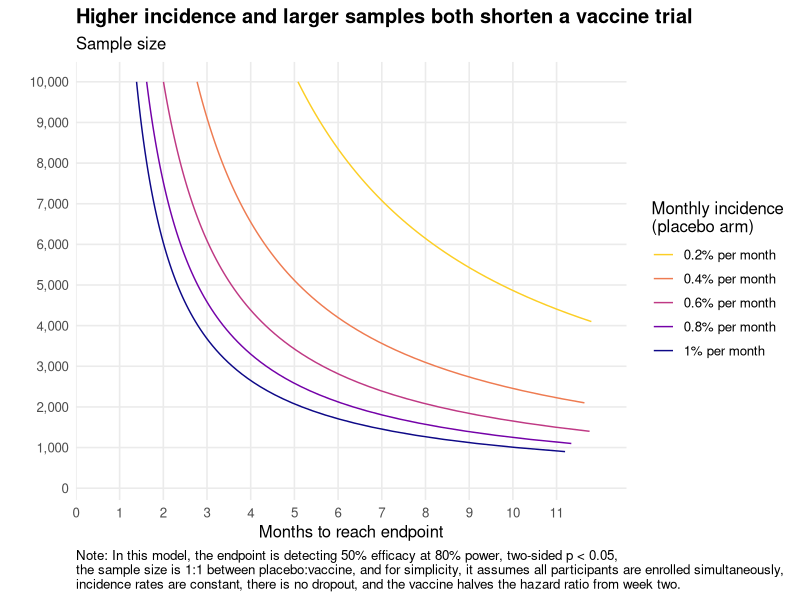
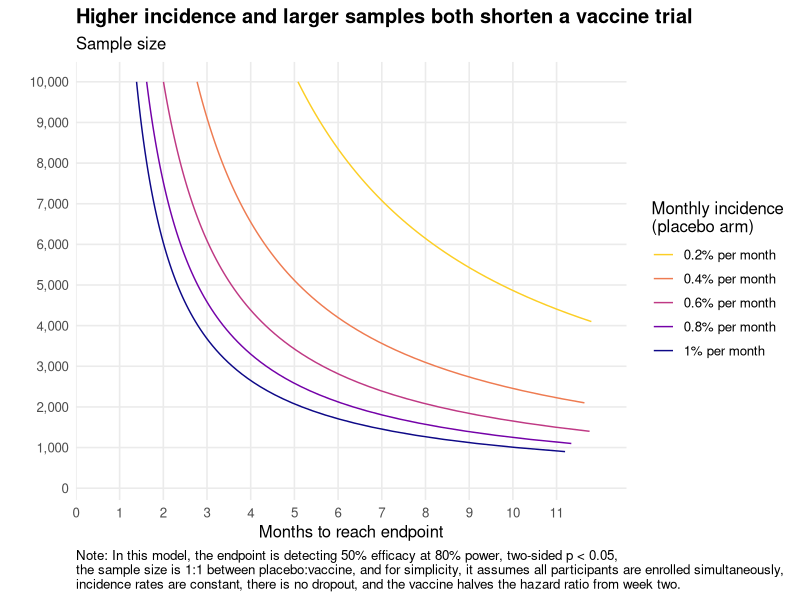

The R source for these figures, in order:
# ---------------------------------------------------------------
# Plain-language summary
# ---------------------------------------------------------------
# This model estimates how long a vaccine trial needs to run to reach
# an endpoint of detecting a vaccine efficacy of 50%, under different
# scenarios: 1) where the sample size is changed, and 2) where the
# disease incidence rate is changed.
#
# For simplicity, the model assumes all participants are enrolled
# simultaneously, the chosen incidence rate is constant over time,
# there is no dropout, and the vaccine takes effect from week two.
# It shows how long it would take to detect 50% efficacy at a power
# of 0.8 with a two-sided p-value of 0.05.
#
# It first calculates the number of cases required to distinguish 50%
# efficacy from the null hypothesis, using a one-proportion test (a
# normal approximation to the binomial, commonly used in vaccine
# trials for efficacy estimates) on the share of cases that
# fall in the vaccine arm: 0.5 under the null and 1/3 under 50%
# efficacy. It then estimates the time to accrue those cases using an
# exponential time-to-infection model with a constant monthly hazard.
#
# I used Claude to write this code before checking through the steps.
# ---------------------------------------------------------------

library(tidyverse)
library(scales)

# ---------------------------------------------------------------
# Design parameters
# ---------------------------------------------------------------
ve_target   <- 0.50          # vaccine efficacy we want to detect
rr          <- 1 - ve_target # relative risk in vaccine arm = 0.5
alpha       <- 0.05          # two-sided significance level
power       <- 0.80          # 1 - beta
alloc       <- 0.50          # fraction allocated to the vaccine arm (1:1)

# Efficacy does not start on day one; immunity takes time to develop.
# Until onset, both arms run at the same hazard and those cases carry
# no efficacy signal, so they are excluded from the endpoint count
# (this mirrors how the covid trials handled early post-dose cases).
onset_weeks    <- 2
days_per_month <- 365.25 / 12
onset_months   <- onset_weeks * 7 / days_per_month   # ~0.46 months

# ---------------------------------------------------------------
# Required number of cases (events)
# Among cases accrued under the efficacy regime, the share landing in
# the vaccine arm is 0.5 under the null and rr / (1 + rr) = 1/3 under
# 50% efficacy. We size to separate those two proportions.
# ---------------------------------------------------------------
p0 <- 0.5
p1 <- rr / (1 + rr)

z_a <- qnorm(1 - alpha / 2)
z_b <- qnorm(power)

required_events <- ceiling(
  (z_a * sqrt(p0 * (1 - p0)) + z_b * sqrt(p1 * (1 - p1)))^2 / (p0 - p1)^2
)
# required_events = 69

# ---------------------------------------------------------------
# Time (months) until the required number of *post-onset* cases accrue.
#
# Both arms run at hazard lambda over [0, onset]; after onset the
# vaccine arm hazard drops to lambda * rr. Counting cases from onset:
#
#   placebo post-onset = N(1-alloc) * [exp(-lambda*onset) - exp(-lambda*t)]
#   vaccine post-onset = N(alloc)   * exp(-lambda*onset)
#                                   * [1 - exp(-lambda*rr*(t-onset))]
#
# Solved numerically for total post-onset cases = target. Returns NA if
# the target cannot be reached (post-onset cases asymptote to
# N * exp(-lambda*onset), since some are infected during the wait).
# ---------------------------------------------------------------
time_to_events <- function(N, lambda, target, rr, onset, alloc = 0.5) {
  cap <- N * exp(-lambda * onset)              # max reachable post-onset cases
  if (target >= cap) return(NA_real_)
  post_onset_cases <- function(t) {
    placebo <- N * (1 - alloc) * (exp(-lambda * onset) - exp(-lambda * t))
    vaccine <- N * alloc * exp(-lambda * onset) *
      (1 - exp(-lambda * rr * (t - onset)))
    placebo + vaccine
  }
  uniroot(function(t) post_onset_cases(t) - target,
          interval = c(onset + 1e-6, 1e6))$root
}

# ---------------------------------------------------------------
# Build the grid: smooth curve over sample size, one line per incidence
# ---------------------------------------------------------------
incidence  <- c(0.002, 0.004, 0.006, 0.008, 0.01)
size_grid  <- seq(200, 10000, by = 100)

df <- expand_grid(N = size_grid, lambda = incidence) |>
  mutate(
    months = pmap_dbl(
      list(N, lambda),
      \(N, lambda) time_to_events(N, lambda, required_events, rr, onset_months)
    ),
    incidence_lab = factor(
      lambda * 100,
      levels = c(0.2, 0.4, 0.6, 0.8, 1),
      labels = paste0(c(0.2, 0.4, 0.6, 0.8, 1), "% per month")
    )
  )


# ---------------------------------------------------------------
# Plot: months on x (time reads left to right), sample size on y
# ---------------------------------------------------------------
ggplot(df, aes(months, N, colour = incidence_lab)) +
  #geom_hline(yintercept = 5000, linetype = "dashed", colour = "grey55", linewidth = 0.5) +
  geom_line(linewidth = 0.5) +
  scale_x_continuous(
    breaks = seq(0, 11, 1),
    limits = c(0, 12),
    expand = expansion(mult = c(0, 0.05))
  ) +
  scale_y_continuous(
    breaks = seq(0, 10000, 1000),
    labels = label_comma()
  ) +
  scale_colour_viridis_d(option = "C", end = 0.9, direction = -1) +
  labs(
    title = "Higher incidence and larger samples both shorten a vaccine trial",
    subtitle = "Sample size",
    x = "Months to reach endpoint",
    y = "",
    colour = "Monthly incidence\n(placebo arm)",
    caption = sprintf(
      paste0(
        "Note: In this model, the endpoint is detecting 50%% efficacy at %.0f%% power, two-sided p < %.2f,\n",
        "the sample size is 1:1 between placebo:vaccine, and for simplicity, it assumes all participants are enrolled simultaneously,\n",
        "incidence rates are constant, there is no dropout, and the vaccine halves the hazard ratio from week two."
      ),
      power * 100, alpha
    )
  ) +
  theme_minimal(base_size = 12) +
  theme(
    plot.title = element_text(face = "bold"),
    panel.grid.minor = element_blank(),
    legend.position = "right",
    plot.caption = element_text(hjust = 0)
  )

ggsave("vaccine_trial_time_to_endpoint.svg", width = 8, height = 5, dpi = 300)

fixed_N <- 5000

crossings <- tibble(lambda = incidence) |>
  mutate(
    months    = map_dbl(lambda, \(l) time_to_events(fixed_N, l, required_events, rr, onset_months)),
    days      = months * days_per_month,
    incidence = paste0(lambda * 100, "% per month")
  ) |>
  select(incidence, months, days)

crossings
